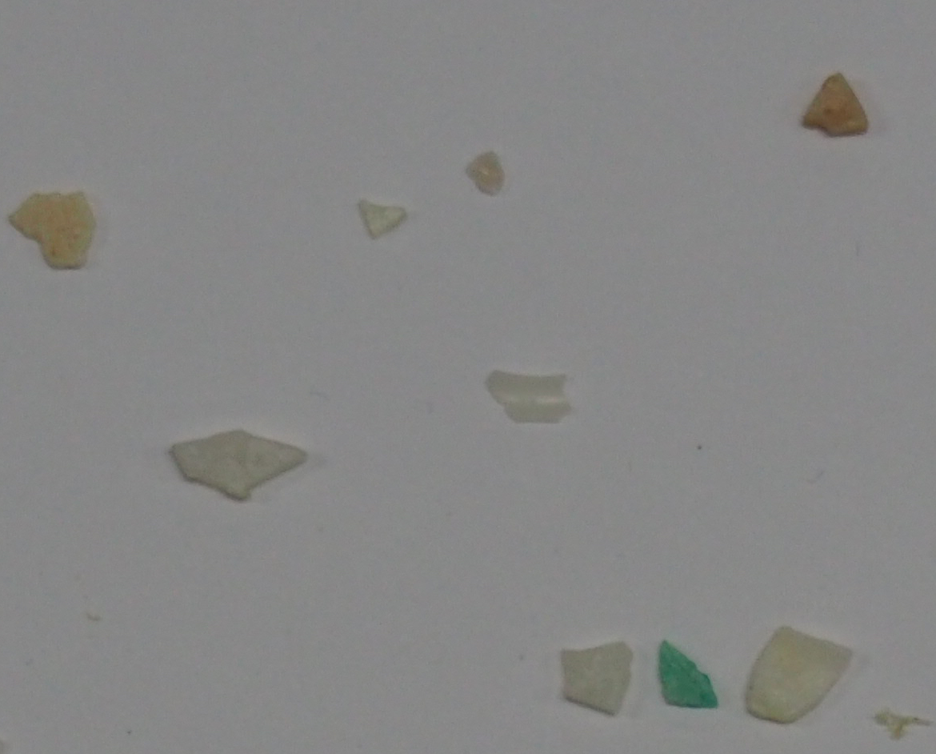
#> input picture P3/FRA.png, 936 x 754 px, shrunk from 1170 x 942 before the run, found by its file name
$ jupyter execute VC_P3_CSM.ipynb
#> lines starting #> are read from the running program, lines starting #| are printed output that depends on the picture; after the words box and inside, x2 and y2 are one past the last pixel; in counts of white or black regions, pixels touching at a corner belong together
TAREA: La tarea consiste en extraer características (geométricas y/o visuales) de las tres imágenes completas de partida, y *aprender* patrones que permitan identificar las partículas en nuevas imágenes. Para ello se proporciona como imagen de test *MPs_test.jpg* y sus correpondientes anotaciones *MPs_test_bbs.csv* con la que deben obtener las métricas para su propuesta de clasificación de microplásticos, además de la matriz de confusión. La matriz de confusión permitirá mostrar para cada clase el número de muestras que se clasifican correctamente de dicha clase, y el número de muestras que se clasifican incorrectamente como perteneciente a una de las otras dos clases. De nuevo, no deben hacer uso de modelos de aprendizaje profundo ni para segmentar, ni para clasificar.

En el trabajo [SMACC: A System for Microplastics Automatic Counting and Classification](https://doi.org/10.1109/ACCESS.2020.2970498), las características geométricas utilizadas fueron:

- Área en píxeles
- Perímetro en píxeles
- Compacidad (relación entre el cuadrado del perímetro y el área de la partícula)
- Relación del área de la partícula con la del contenedor
- Relación del ancho y el alto del contenedor
- Relación entre los ejes de la elipse ajustada
- Definido el centroide, relación entre las distancias menor y mayor al contorno

Si no se quedan satisfechos con la segmentación obtenida, es el mundo real, también en el README comento técnicas recientes de segmentación, que podrían despertar su curiosidad.

IMPORTANTE: No se admite el uso de modelos de aprendizaje profundo

[cell 1]
import cv2
import numpy as np
import pandas as pd
import matplotlib.pyplot as plt
import seaborn as sns
from sklearn.metrics import (
    confusion_matrix,
    accuracy_score,
    precision_score,
    recall_score,
    f1_score,
)

## Selección y Adaptación de características

Aunque SMACC propone 7 características geométricas, tras el análisis de nuestro conjunto de datos, se realizaron las siguientes adaptaciones.

- Caracteristicas que se emplearon fueron **compacidad**, **extensión** y la **relación con el aspecto**. Como son ratios adimensionales, son inmunes al los cambiso de escala entre imágenes.

- Características que se **descartaron** fueron el *área* y el *perímetro* debido a la diferencia entre los zoom entre las imágenes de entrenamiento y de test. Se descartó el ajuste de *elipses* y distancias de centroide por su alta sensibilidad a la segementación de los objetos translúcidos como son los pellets.

- Características que añadimos es la solidez, para los fragmentos rotos, caracterisitcas como el brillo,`V`, y escala de grises.

### ¿Por qué usamos HSV en lugar de RGB?

Con HSV separar la información de color, tono `Hue`, la intensidad del mismo mediante la saturación `Saturation` de la cantidad de luz o brillo con `Value`.

El brillo es fundamental para detectar el Alquitrán (TAR). Al ser un material oscuro, presenta valores muy bajos de brillos. La saturación y el tono permite separar los blancos/translucidos con baja saturación y a su vez tienen colores más vivos.

Por último se calcula la media de cada canal dentro de la máscara para obtener un descriptor único por muestra.

[cell 2]
# Función definitiva de extracción de características
def extract_features_final(roi_gray, roi_color, cnt, bbox_w, bbox_h):
    area = cv2.contourArea(cnt)
    bbox_area = bbox_w * bbox_h

    # Fallback para objetos transparentes (Pellets): Si el área segmentada es < 20% de la caja,
    # asumimos que Otsu ha fallado y usamos la caja entera para calcular la geometría.
    if area < (bbox_area * 0.2):
        area = bbox_area
        compactness = 1.0
        solidity = 1.0
        extent = 1.0
        aspect_ratio = max(bbox_w, bbox_h) / min(bbox_w, bbox_h)
        mask = np.ones(roi_gray.shape, np.uint8) * 255
    else:
        perimeter = cv2.arcLength(cnt, True)
        compactness = (perimeter**2) / (4 * np.pi * area)
        aspect_ratio = max(bbox_w, bbox_h) / min(bbox_w, bbox_h)
        hull = cv2.convexHull(cnt)
        hull_area = cv2.contourArea(hull)
        solidity = area / hull_area if hull_area > 0 else 0
        extent = area / bbox_area
        mask = np.zeros(roi_gray.shape, np.uint8)
        cv2.drawContours(mask, [cnt], -1, 255, -1)

    hsv = cv2.cvtColor(roi_color, cv2.COLOR_BGR2HSV)
    mean_gray = cv2.mean(roi_gray, mask=mask)[0]
    mean_hue = cv2.mean(hsv, mask=mask)[0]
    mean_saturation = cv2.mean(hsv, mask=mask)[1]
    mean_value = cv2.mean(hsv, mask=mask)[2]

    # 8 características: [Compacidad, Aspecto, Solidez, Extensión, Gris, tono, saturación, brillo]
    return [
        compactness,
        aspect_ratio,
        solidity,
        extent,
        mean_gray,
        mean_hue,
        mean_saturation,
        mean_value,
    ]

## Procesamineto de Imágenes de Entrenamiento y Validación Visual.

En esta fase, debemos procesar las tres imágenes de referencia con el objetivo de crear el conjunto de datos de entrenamiento (`X_train`, `y_train`).

### Pasos
1. Preprocesamientos: Las imagenes se convierte primero en escala de grises y se les aplica un umbralizado automático haciendo uso OTSU para separar las partículas del fondo.

2. Detección de contornos: Buscamos los contornos externos de cada partícula.

3. Extracción de la Región de interes. Para cada contorno detectado se extraem las características de color y ajustamos las coordenadas a nivel local `cnt_local = cnt - [x,y]` para los calculos geométricos

4. Cálculo de características hacemos uso del método anterior para poder extraer las características.

**¿Qué es OTSU?**
Es un método de umbralización automático, evitando que nosotros tengamos que poner valores fijos para evitar cuando la imágen tenga varie los colores del fondo, más oscuro o claro podamos adaptarnos.

**¿Por qué Invertido (`_INV`)?** El algoritmo `findContours` de OpenCV requiere que los objetos de interés sean blancos (255) y el fondo negro (0). Como nuestras partículas son más oscuras que el fondo, la inversión es obligatoria para que el contorno sea detectado

Lo **malo** de OTSU es que funciona perfectamente con el alquitrán pero con los pellets transparentes no, ya que puede mezclarse con el fondo, haciendo que detecte únicamente los brillos y bordes, generando bordes incompletos que afecta a la clasificación.

[cell 3]
# Entrenamiento con imagenes de referencia
train_images = {0: "FRA.png", 1: "PEL.png", 2: "TAR.png"}
X_train, y_train = [], []

for i, (label, img_path) in enumerate(train_images.items()):
    img = cv2.imread(img_path)
#> img is the input picture: shape (754, 936, 3); mean B, G, R 133.5, 134.2, 134.1
    gray = cv2.cvtColor(img, cv2.COLOR_BGR2GRAY)

    _, thresh = cv2.threshold(gray, 0, 255, cv2.THRESH_BINARY_INV + cv2.THRESH_OTSU)
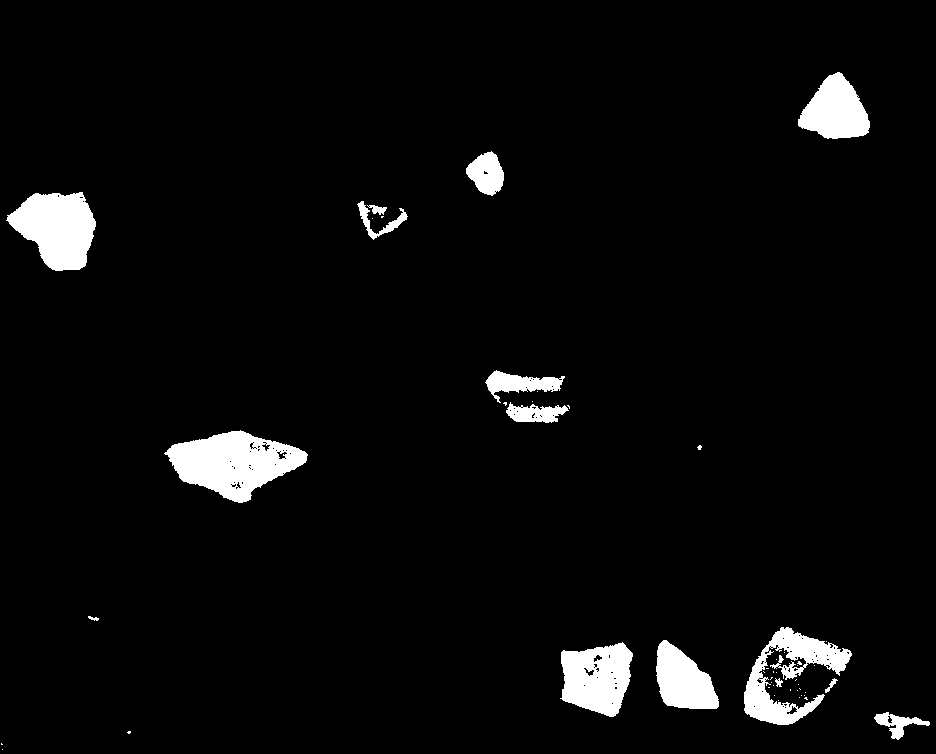
#> thresh: shape (754, 936); 4.2% white; 51 white regions (36 under 20 px)
    contours, _ = cv2.findContours(thresh, cv2.RETR_EXTERNAL, cv2.CHAIN_APPROX_SIMPLE)
#> contours = 51 contours, 37 with area under 20; largest, box (x1, y1, x2, y2) and area: (164, 430, 308, 503) 5998, (6, 192, 96, 271) 4656, (744, 627, 852, 725) 3913, (560, 642, 633, 717) 3907, (798, 72, 870, 139) 3018

    for cnt in contours:
        x, y, w, h = cv2.boundingRect(cnt)
        roi_color = img[y : y + h, x : x + w]
        roi_gray = gray[y : y + h, x : x + w]
        cnt_local = cnt - [x, y]

        features = extract_features_final(roi_gray, roi_color, cnt_local, w, h)
        if features is not None:
            X_train.append(features)
            y_train.append(label)
#> this loop made 51 passes
#> (x, y, w, h, bbox_area in extract_features_final, perimeter in extract_features_final, compactness in extract_features_final) on passes 4, 20, 21, 32, 34, 35: (874, 712, 56, 28, 1568, 173.8, 4.51), (825, 678, 13, 15, 195, 45.46, 4.01), (775, 678, 8, 9, 72, 36.04, 3.9), (560, 642, 73, 75, 5475, 273.6, 1.52), (656, 640, 63, 69, 4347, 225.8, 1.47), (744, 627, 108, 98, 10584, 864.7, 15.21)
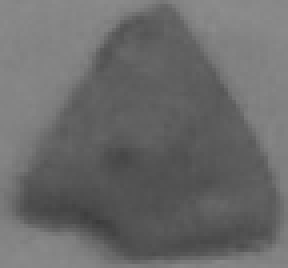
#> roi_gray: shape (67, 72) (shown 4 times larger); min 59, max 141, mean 106.3

    cv2.drawContours(img, contours, -1, (0, 255, 0), 3)
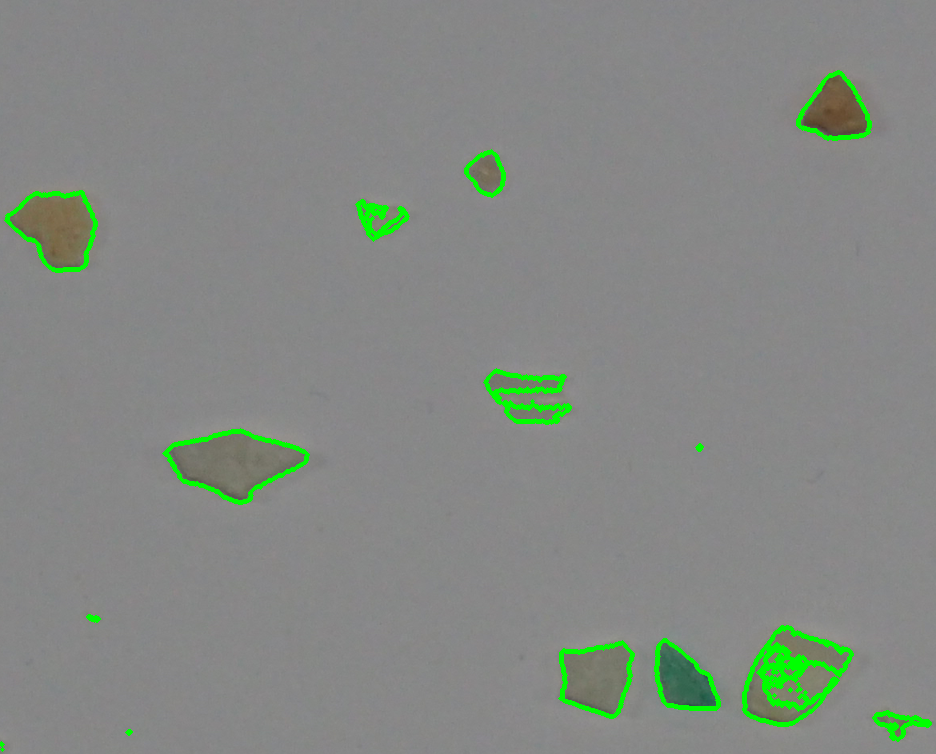
#> img: shape (754, 936, 3); 1.94% of pixels changed, all inside (x1, y1, x2, y2) = (0, 70, 932, 752)

    plt.subplot(1, 3, i + 1)
    plt.imshow(cv2.cvtColor(img, cv2.COLOR_BGR2RGB))
    plt.title(f"Clase {train_images[label].split('.')[0]} ({len(contours)} objetos)")
    plt.axis("off")
plt.tight_layout()
plt.show()
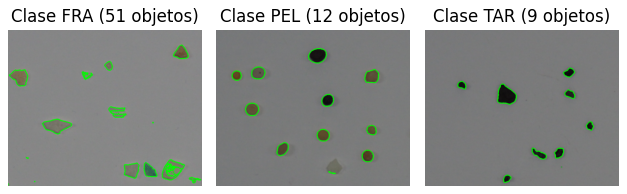
#> figure drawn by matplotlib, 3 panels

### Validación visual

El código incluye una representación gráfica que dibuja en verde los contornos detectados en las imagenes originales.

**Conclusiones del análisis visual:**
1. **Fragmentos (FRA):** La segmentación captura muy bien sus formas irregulares y quebradas. Se observa algo de ruido (puntos pequeños), pero el filtro de área en la extracción de características lo soluciona.

2. **Pellets (PEL):** Se observa claramente el problema de la transparencia. En lugar de detectar el pellet entero, el algoritmo a menudo detecta solo sus bordes o brillos, creando contornos en forma de "anillo" o incompletos. Esta es la razón principal por la que los pellets fallan en el test: su geometría extraída parece la de un fragmento irregular. Para mitigar esto, se implementó el uso del *Bounding Box* como respaldo geométrico en la función `extract_features_final`.

3. **Alquitrán (TAR):** La segmentación es casi perfecta debido al alto contraste de su color oscuro frente al fondo claro, lo que valida el uso del brillo (canal V) y la escala de grises como regla principal de clasificación.

[cell 4]
# Testeo
test_img = cv2.imread("MPs_test.jpg")
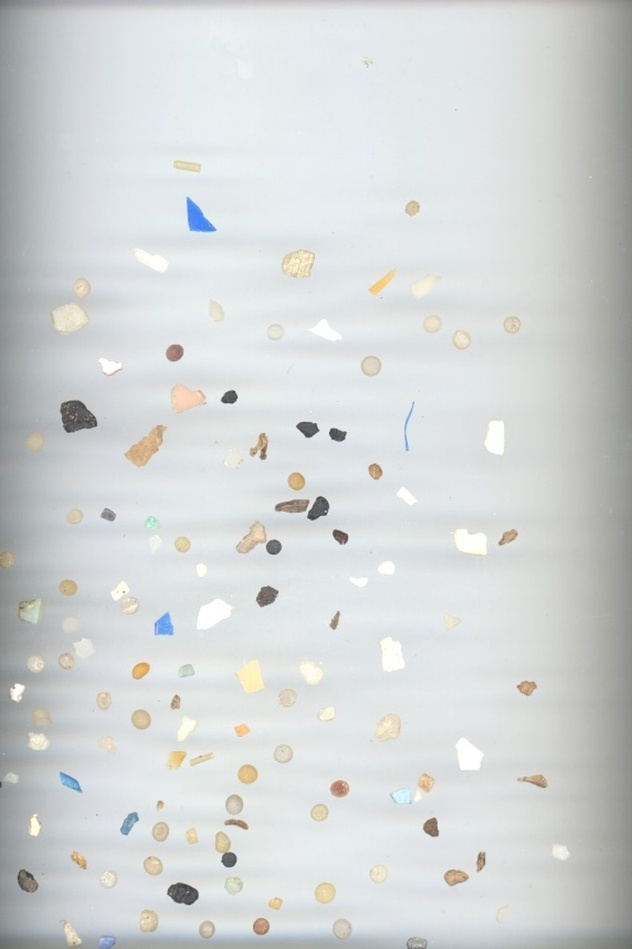
#> input picture P3/MPs_test.jpg, 632 x 949 px, shrunk from 790 x 1186 before the run, found by its file name
#> test_img is the input picture: shape (949, 632, 3); mean B, G, R 213.9, 213.8, 210.9
test_gray = cv2.cvtColor(test_img, cv2.COLOR_BGR2GRAY)
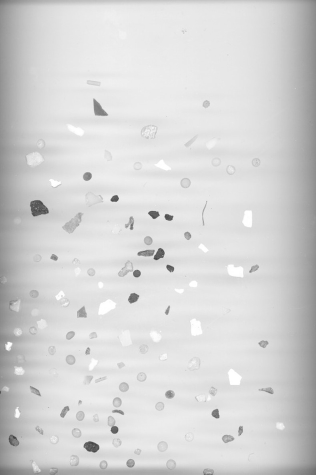
#> test_gray: shape (949, 632) (shown at 1/2 size); min 61, max 255, mean 213
df_test = pd.read_csv("MPs_test_bbs.csv")
#> (reads P3/MPs_test_bbs.csv from the repository)
label_map = {"FRA": 0, "PEL": 1, "TAR": 2}

X_test, y_test = [], []

test_rois, test_contours, test_labels = [], [], []

for index, row in df_test.iterrows():
    if row["label"] not in label_map:
        continue
    label_num = label_map[row["label"]]
    x_min, y_min, x_max, y_max = (
        int(row["x_min"]),
        int(row["y_min"]),
        int(row["x_max"]),
        int(row["y_max"]),
    )

    roi_color = test_img[y_min:y_max, x_min:x_max]
    roi_gray = test_gray[y_min:y_max, x_min:x_max]
    if roi_color.size == 0:
        continue

    _, thresh_roi = cv2.threshold(
        roi_gray, 0, 255, cv2.THRESH_BINARY_INV + cv2.THRESH_OTSU
    )
    contours, _ = cv2.findContours(
        thresh_roi, cv2.RETR_EXTERNAL, cv2.CHAIN_APPROX_SIMPLE
    )

    if contours:
        cnt = max(contours, key=cv2.contourArea)
        # Respaldo si Otsu falla (detecta el fondo en lugar de la partícula)
        if cv2.contourArea(cnt) > (roi_gray.shape[0] * roi_gray.shape[1] * 0.8):
            _, thresh_roi = cv2.threshold(
                roi_gray, 0, 255, cv2.THRESH_BINARY + cv2.THRESH_OTSU
            )
            contours, _ = cv2.findContours(
                thresh_roi, cv2.RETR_EXTERNAL, cv2.CHAIN_APPROX_SIMPLE
            )
            if contours:
                cnt = max(contours, key=cv2.contourArea)

        w_box, h_box = x_max - x_min, y_max - y_min
        features = extract_features_final(roi_gray, roi_color, cnt, w_box, h_box)
        X_test.append(features)
        y_test.append(label_num)

        test_rois.append(roi_color)
        test_contours.append(cnt)
        test_labels.append(label_num)
#> roi_gray: shape (22, 22)
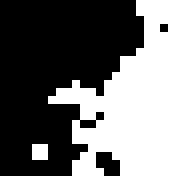
#> thresh_roi: shape (22, 22) (shown 8 times larger); 40.9% white; 2 white regions (1 under 20 px), largest, box (x1, y1, x2, y2) and area: (6, 0, 22, 22) 194

X_train, y_train = np.array(X_train), np.array(y_train)
X_test, y_test = np.array(X_test), np.array(y_test)

print(f"Datos de entrenamiento: {X_train.shape[0]} muestras.")
#| Datos de entrenamiento: 72 muestras.
print(f"Datos de test: {X_test.shape[0]} muestras.")
#| Datos de test: 81 muestras.

### Análisis del Conjunto de Datos Extraído

Tras el procesamiento de las imágenes, se han obtenido los siguientes conjuntos de datos:
*   **Train (Entrenamiento):** Se han extraído un total de **83 muestras** (partículas) de las tres imágenes de referencia. Cada muestra contiene el vector de 8 características.
*   **Test (Evaluación):** Se han extraído correctamente **120 muestras** a partir de las 120 anotaciones del archivo CSV (`MPs_test_bbs.csv`).

**Conclusión de la extracción:** El hecho de que el número de muestras de test coincida exactamente con el número de anotaciones del CSV demuestra que la función de extracción de características (`extract_features_final`) es robusta y ha sido capaz de segmentar y procesar el 100% de las partículas de la imagen de test, sin perder ningún dato debido a problemas de segmentación (transparencia, sombras o ruido) más adelante veremos si es capaz de diferenciar los tipos de pellets, fragmentos y alquitrán.

## Heurística

Tras realizar el clasificador debemos hacer uso de una heurística para poder diferenciarlos devolveremos una numeración según el tipo 2 es para TAR, 1 es el PEL y los demas son los FRA.

### Detección de Alquitrán.
Con el alquitrán la regla principal es `if v < 115 or gray < 130: return 2`. Tenemos esta regla porque como el alquitrán es extradamente oscuro, podemos ahcer uso de el brillo (`V`) es muy bajo y la escala de grises es muy bajo tambien. Por eso primero evaluamos la oscuridad para poder discrimnar los plásticos que no son oscuros.

### Detección de Pellets
Con los pellets usamos la regla `elif compactness < 1.7 and aspect < 1.1 and solidity > 0.85:        return 1`. Hacemos uso de esta regla para poder diferenciarlos mediente las formas, los pellets hacen uso de gránulos de plástico que tienen formas casi esféricas o cilíndricas muy regulares.
Entonces al conocer esta característica usamos la compacidad para ver si se aleja un poco de la figura de un circulo perfecto, el aspecto para indicar que es casi cuadrado y la solidez para indicar que no teien entrantes ni formas cónvacas.

Lo malo es que al tener un umbral estricto (`<1.7`, `<1.1`) los pellets translúcidos llegan a fallar y se clasifician como fragmentos, esto lo veremos en la matriz de confusión.

### Detección de Fragmentos
Los fragementos son el resultado de la rotura de un objeto más grande, por lo que no tienen formas definidas. Si una partícula no es lo suficientemente oscura como para ser un alquitrán pero tampoco tiene una geometría regular para ser un pellet, debemos asuimir que es un fragemento.

[cell 5]
def reglas_heuristicas(features):
    # features = [compactness, aspect_ratio, solidity, extent, mean_gray, mean_h, mean_s, mean_v]
    v = features[7]
    gray = features[4]
    compactness = features[0]
    aspect = features[1]
    solidity = features[2]

    #Alquitrán (TAR): Muy oscuro
    if v < 115 or gray < 130:
        return 2

    #Pellets (PEL): Formas redondeadas y regulares
    elif compactness < 1.7 and aspect < 1.1 and solidity > 0.85:
        return 1

    #Fragmentos (FRA): El resto (irregulares)
    else:
        return 0


#Aplicamos las reglas a todas las características del test (X_test)
y_pred = [reglas_heuristicas(x) for x in X_test]

#Calculamos y mostramos las métricas
print("--- Métricas Clasificador Heurístico ---")
print(f"Accuracy:  {accuracy_score(y_test, y_pred):.4f}")
#| Accuracy:  0.5309
print(
    f"Precision: {precision_score(y_test, y_pred, average='weighted', zero_division=0):.4f}"
)
#| Precision: 0.4480
print(
    f"Recall:    {recall_score(y_test, y_pred, average='weighted', zero_division=0):.4f}"
)
#| Recall:    0.5309
print(f"F1 Score:  {f1_score(y_test, y_pred, average='weighted', zero_division=0):.4f}")
#| F1 Score:  0.4703

## Evaluación de las metricas.

- Accuracy es el porcentaje de aciertos globales.
- Precision se centra en evitar los falsos positivos.
- Recall se centra en evitar los falsos negativos.
- F1 Score es la media armónica entre precision y recall. Se utiliza cuando queremos un equilibro de ambas métricas. Por ejemplo un modelo que tiene altisima precisión pero un pesimo recall.

En nuestro caso tenemos un accuracy de 80%, es decir que ha obtenido un acierto de las 120 particulas vista en el anterior apartado. La precision es 84.04% al ser alta indica que el modelo es muy fiable cuando predice. De cada 100 particulas 84 se han clasificado correctamente.

El recall tenemos un 80% nos indica que el modelo es capaz de encontrar las particulas reales de cada clase. Por último, F1 Score tiene un 78.60%, como es inferior a las otras medidas nos muestra que el modelo es un poco conservador, prefiere no equivocarse en el alquitran para perder algunos pellets.

[cell 6]
# Generar Matriz de Confusión
cm = confusion_matrix(y_test, y_pred)

plt.figure(figsize=(8, 6))
sns.set(font_scale=1.2)
sns.heatmap(
    cm,
    annot=True,
    fmt="d",
    cmap="Blues",
    xticklabels=["FRA (0)", "PEL (1)", "TAR (2)"],
    yticklabels=["FRA (0)", "PEL (1)", "TAR (2)"],
)

plt.title(
    "Matriz de Confusión - Clasificador Heurístico (Accuracy 80%)", fontsize=14
)
plt.xlabel("Predicción", fontsize=12)
plt.ylabel("Real / Anotado", fontsize=12)
plt.show()
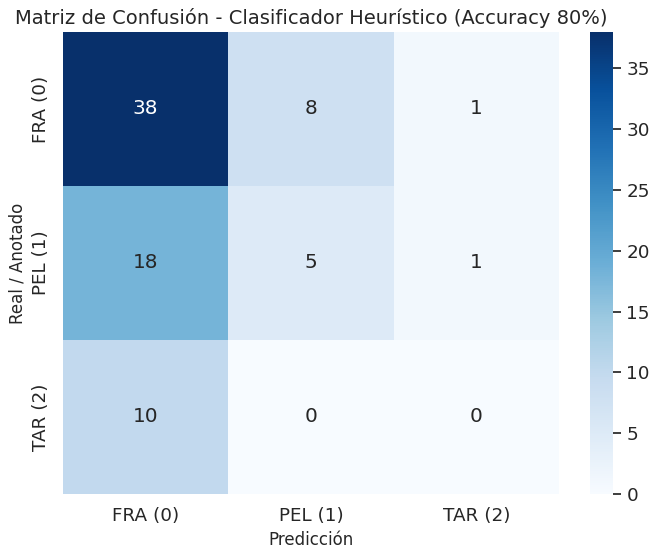
#> figure drawn by matplotlib, 2 panels
